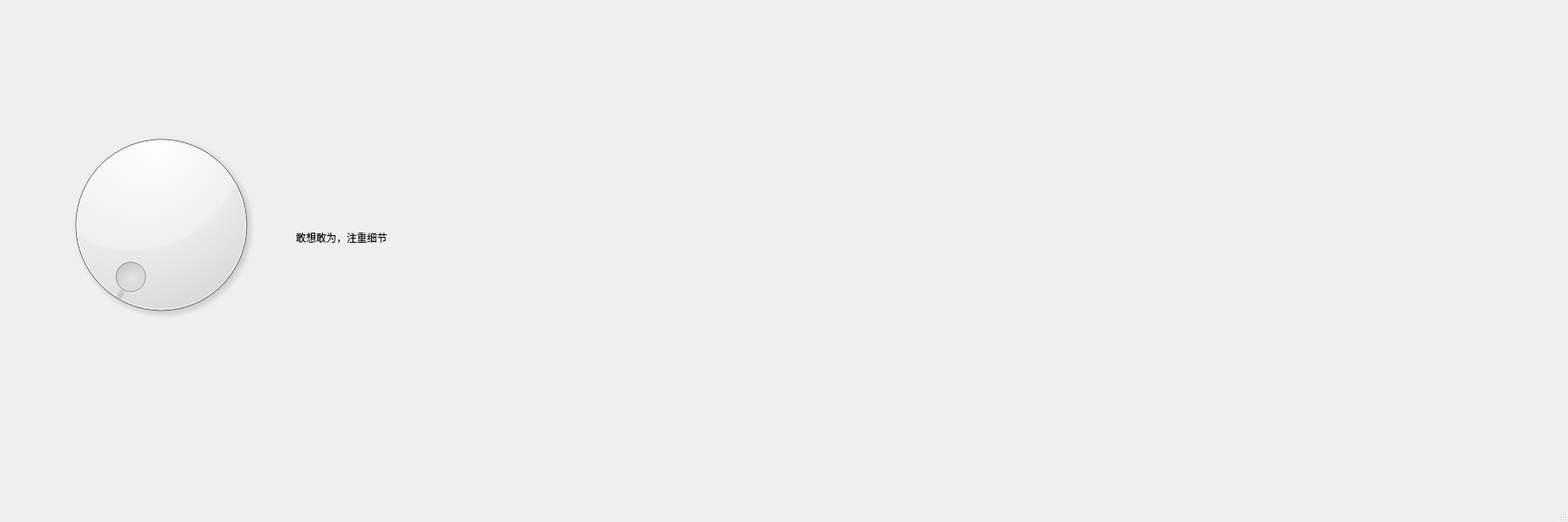
<?xml version="1.0" encoding="UTF-8"?>
<ui version="4.0">
 <class>MainWindow</class>
 <widget class="QMainWindow" name="MainWindow">
  <property name="geometry">
   <rect>
    <x>0</x>
    <y>0</y>
    <width>1855</width>
    <height>617</height>
   </rect>
  </property>
  <property name="windowTitle">
   <string>MainWindow</string>
  </property>
  <widget class="QWidget" name="centralwidget">
   <widget class="QDial" name="dial">
    <property name="geometry">
     <rect>
      <x>30</x>
      <y>140</y>
      <width>321</width>
      <height>251</height>
     </rect>
    </property>
   </widget>
   <widget class="QWidget" name="horizontalLayoutWidget">
    <property name="geometry">
     <rect>
      <x>350</x>
      <y>100</y>
      <width>1471</width>
      <height>361</height>
     </rect>
    </property>
    <layout class="QHBoxLayout" name="horizontalLayout">
     <item>
      <widget class="QLabel" name="label">
       <property name="text">
        <string>敢想敢为，注重细节</string>
       </property>
      </widget>
     </item>
    </layout>
   </widget>
  </widget>
  <widget class="QMenuBar" name="menubar">
   <property name="geometry">
    <rect>
     <x>0</x>
     <y>0</y>
     <width>1855</width>
     <height>30</height>
    </rect>
   </property>
  </widget>
  <widget class="QStatusBar" name="statusbar"/>
 </widget>
 <resources/>
 <connections/>
</ui>
